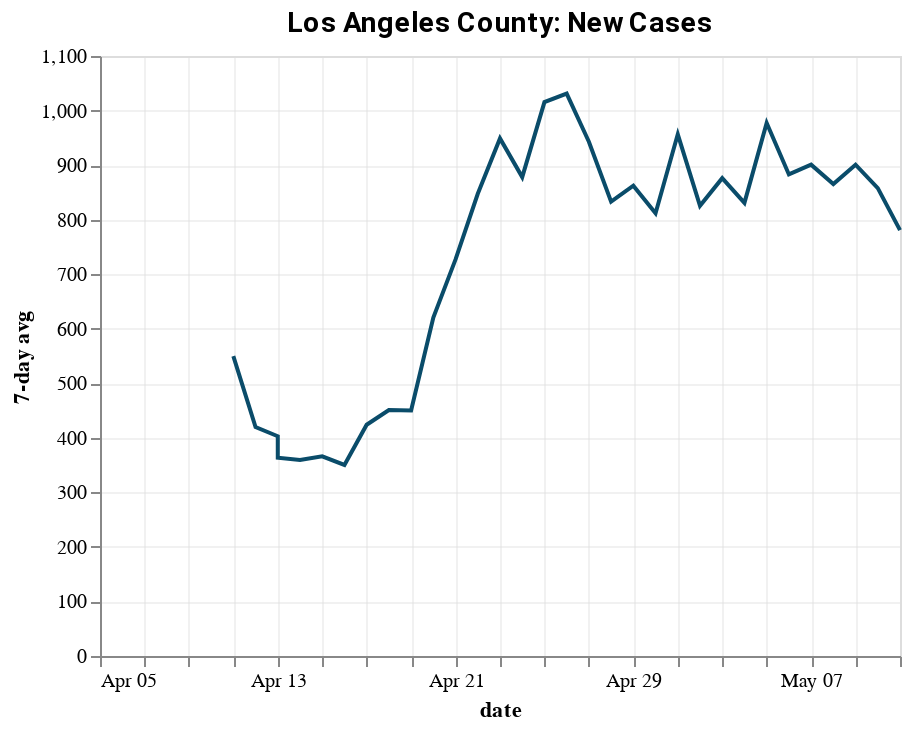
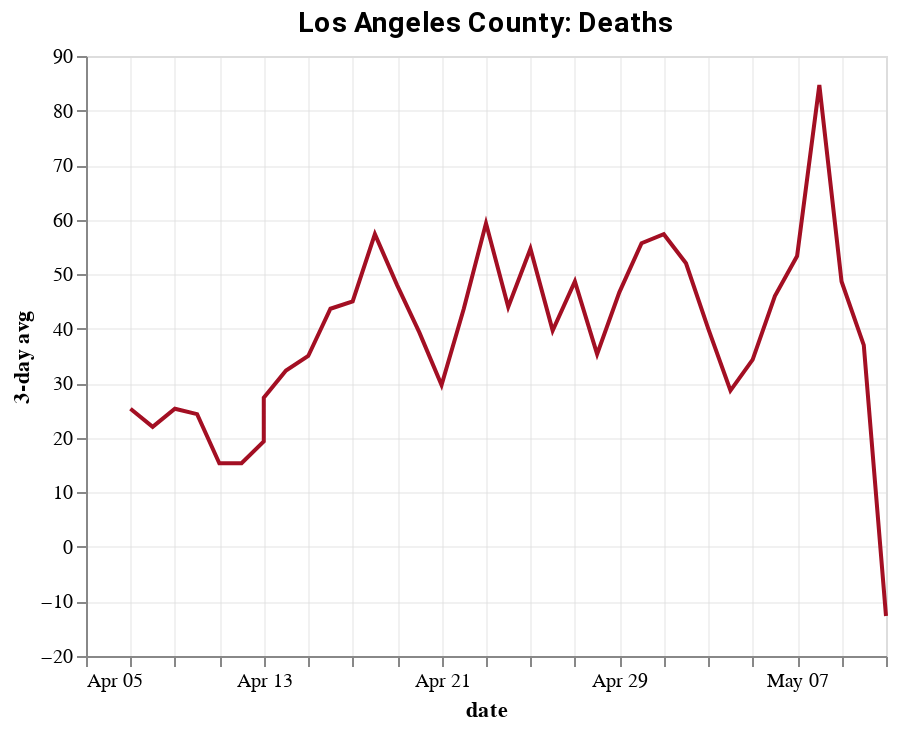
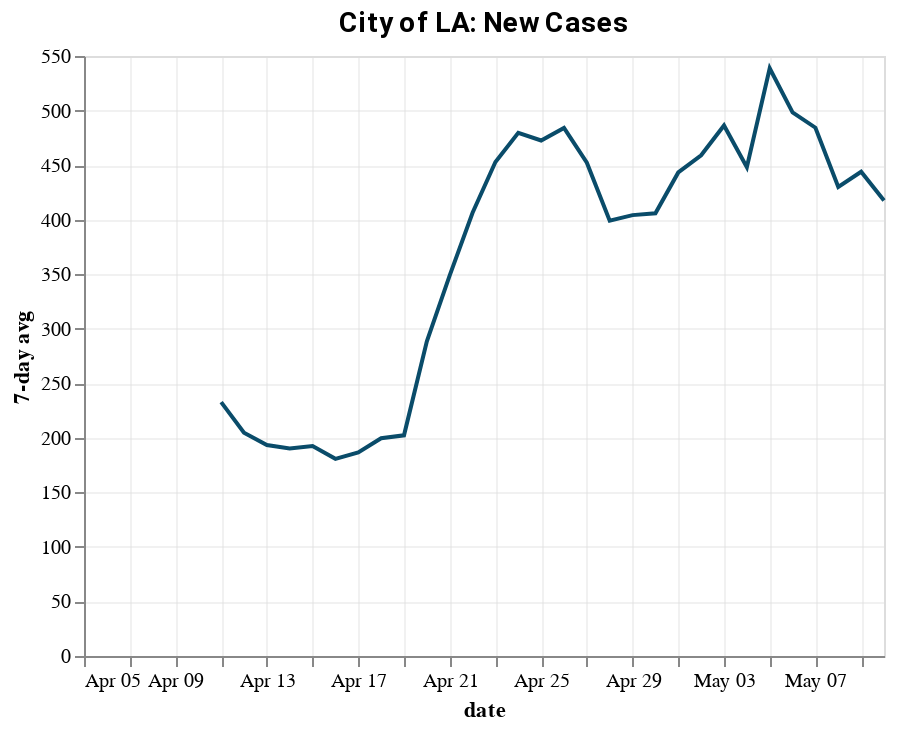
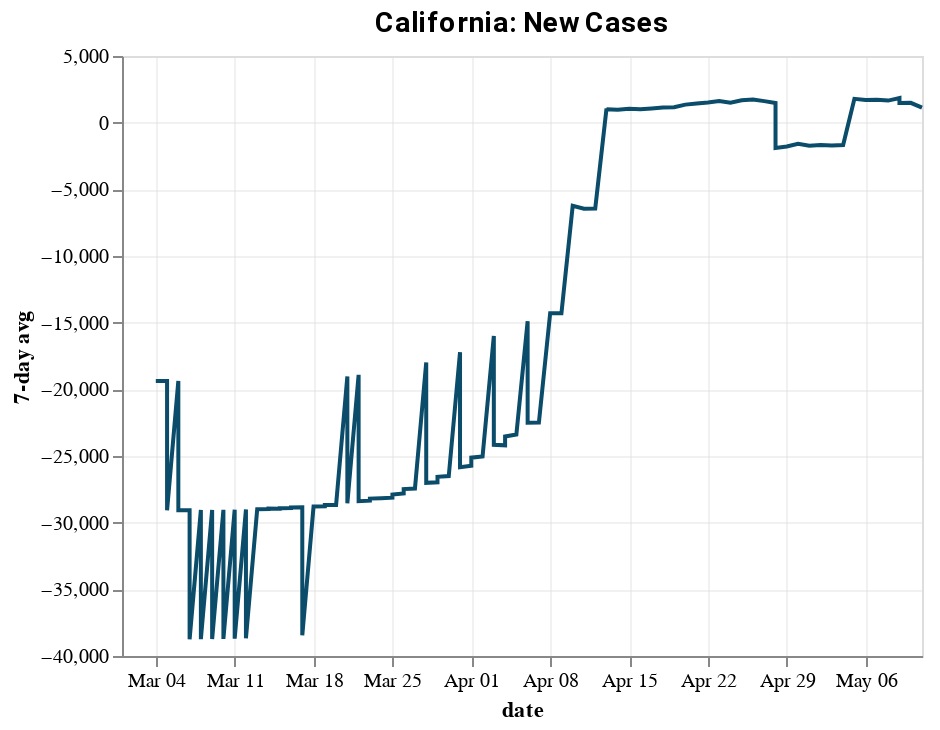

The cell these charts' notebook holds for them, in order:
### Code cell
la_county = utils.case_indicators_county("Los Angeles", "4/5/20")
la_city = utils.case_indicators_lacity("4/5/20")
ca = utils.case_indicators_state("California", "3/1/20")
